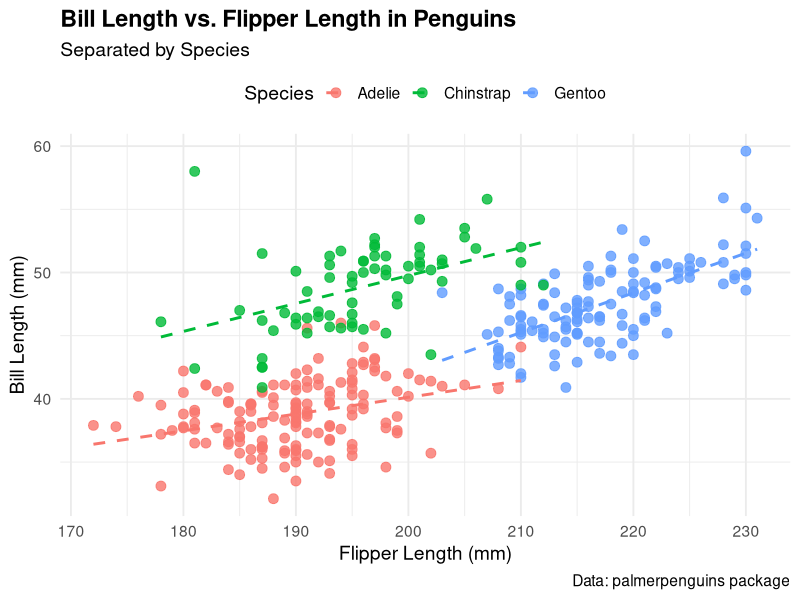

The R script that drew this image:
## ---- chunk 1
suppressPackageStartupMessages(library(tidyverse))
library(palmerpenguins)
## ---- chunk 2
ggplot(data = penguins, aes(x = flipper_length_mm, y = bill_length_mm, color = species)) +
  geom_point(size = 3, alpha = 0.8) +
  geom_smooth(method = "lm", se = FALSE, aes(color = species), linetype = "dashed") +
  labs(
    title = "Bill Length vs. Flipper Length in Penguins",
    subtitle = "Separated by Species",
    x = "Flipper Length (mm)",
    y = "Bill Length (mm)",
    color = "Species",
    caption = "Data: palmerpenguins package"
  ) +
  theme_minimal(base_size = 14) +
  theme(
    plot.title = element_text(face = "bold"),
    legend.position = "top"
  )
